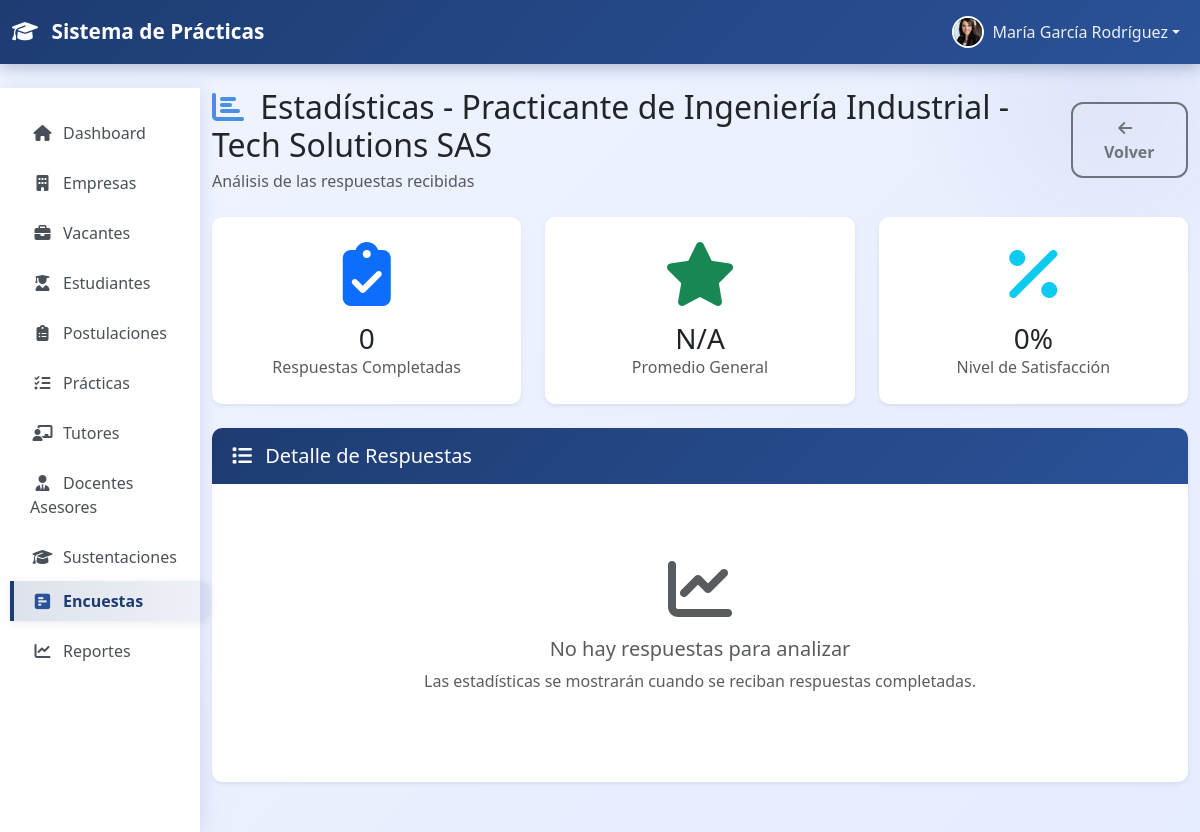
Page /coordinacion/encuestas/2/estadisticas/ (signed in) on the committed database.
### coordinacion/models.py (models this page shows, shortened)
class Coordinador(models.Model):
    user = models.OneToOneField(User, on_delete=models.CASCADE, related_name='coordinador')
    nombre_completo = models.CharField(max_length=200)
    email = models.EmailField(unique=True)
    telefono = models.CharField(max_length=20, blank=True, null=True)
    foto_perfil = models.ImageField(
        upload_to='coordinadores/fotos_perfil/',
        blank=True,
        null=True,
        help_text="Foto de perfil del coordinador"
    )
    fecha_creacion = models.DateTimeField(auto_now_add=True)
    activo = models.BooleanField(default=True)
    class Meta:
        verbose_name = 'Coordinador Empresarial'
        verbose_name_plural = 'Coordinadores Empresariales'

class Encuesta(models.Model):
    ESTADO_CHOICES = [
        ('ACTIVA', 'Activa'),
        ('INACTIVA', 'Inactiva'),
        ('FINALIZADA', 'Finalizada'),
    ]
    titulo = models.CharField(max_length=300, help_text="Título de la encuesta")
    descripcion = models.TextField(help_text="Descripción y objetivo de la encuesta")
    estado = models.CharField(max_length=20, choices=ESTADO_CHOICES, default='ACTIVA')
    creada_por = models.ForeignKey(
        Coordinador,
        on_delete=models.CASCADE,
        related_name='encuestas_creadas'
    )
    fecha_creacion = models.DateTimeField(auto_now_add=True)
    fecha_inicio = models.DateField(help_text="Fecha desde la cual la encuesta está disponible")
    fecha_fin = models.DateField(help_text="Fecha hasta la cual la encuesta está disponible")
    class Meta:
        verbose_name = 'Encuesta'
        verbose_name_plural = 'Encuestas'
        ordering = ['-fecha_creacion']

### coordinacion/views.py (the view)
# urls.py: path('encuestas/<int:encuesta_id>/estadisticas/', views.encuesta_estadisticas, name='encuesta_estadisticas'),
@login_required
@coordinator_required
def encuesta_estadisticas(request, encuesta_id):
    from .models import Encuesta, RespuestaEncuesta
    from django.db.models import Avg, Count
    encuesta = get_object_or_404(Encuesta, id=encuesta_id)
    total_respuestas = encuesta.respuestas.filter(estado='COMPLETADA').count()
    promedio_general = encuesta.respuestas.filter(
        estado='COMPLETADA',
        calificacion_promedio__isnull=False
    ).aggregate(
        promedio=Avg('calificacion_promedio')
    )['promedio']
    respuestas_por_tutor = encuesta.respuestas.filter(
        estado='COMPLETADA'
    ).select_related('tutor', 'practica__estudiante').order_by('-fecha_completado')
    context = {
        'encuesta': encuesta,
        'total_respuestas': total_respuestas,
        'promedio_general': promedio_general,
        'respuestas': respuestas_por_tutor,
    }
    return render(request, 'coordinacion/encuestas/estadisticas.html', context)

### coordinacion/templates/coordinacion/encuestas/estadisticas.html (shortened to what this page needs)
{% extends 'coordinacion/base.html' %}
{% load static %}
{% block content %}
<nav class="navbar navbar-expand-lg navbar-dark bg-primary">
    <div class="container-fluid">
        <a class="navbar-brand" href="{% url 'coordinacion:dashboard' %}">
            <i class="fas fa-graduation-cap me-2"></i>
            Sistema de Prácticas
        </a>
        <div class="collapse navbar-collapse" id="navbarNav">
            <ul class="navbar-nav ms-auto">
                {% include 'coordinacion/_navbar_user_dropdown.html' %}
            </ul>
        </div>
    </div>
</nav>
<div class="container-fluid mt-4">
    <div class="row">
        <div class="col-md-3 col-lg-2 sidebar">
            <div class="list-group">
                <a href="{% url 'coordinacion:dashboard' %}" class="list-group-item list-group-item-action">
                    <i class="fas fa-home me-2"></i>Dashboard
                </a>
                <a href="{% url 'coordinacion:empresas_lista' %}" class="list-group-item list-group-item-action">
                    <i class="fas fa-building me-2"></i>Empresas
                </a>
                <a href="{% url 'coordinacion:vacantes_lista' %}" class="list-group-item list-group-item-action">
                    <i class="fas fa-briefcase me-2"></i>Vacantes
                </a>
                <a href="{% url 'coordinacion:estudiantes_lista' %}" class="list-group-item list-group-item-action">
                    <i class="fas fa-user-graduate me-2"></i>Estudiantes
                </a>
                <a href="{% url 'coordinacion:postulaciones_lista' %}" class="list-group-item list-group-item-action">
                    <i class="fas fa-clipboard-list me-2"></i>Postulaciones
                </a>
                <a href="{% url 'coordinacion:practicas_lista' %}" class="list-group-item list-group-item-action">
                    <i class="fas fa-tasks me-2"></i>Prácticas
                </a>
                <a href="{% url 'coordinacion:tutores_lista' %}" class="list-group-item list-group-item-action">
                    <i class="fas fa-chalkboard-teacher me-2"></i>Tutores
                </a>
                <a href="{% url 'coordinacion:docentes_asesores_lista' %}" class="list-group-item list-group-item-action">
                    <i class="fas fa-user-tie me-2"></i>Docentes Asesores
                </a>
                <a href="{% url 'coordinacion:sustentaciones_lista' %}" class="list-group-item list-group-item-action">
                    <i class="fas fa-graduation-cap me-2"></i>Sustentaciones
                </a>
                <a href="{% url 'coordinacion:encuestas_lista' %}" class="list-group-item list-group-item-action active">
                    <i class="fas fa-poll-h me-2"></i>Encuestas
                </a>
                <a href="{% url 'coordinacion:reportes_dashboard' %}" class="list-group-item list-group-item-action">
                    <i class="fas fa-chart-line me-2"></i>Reportes
                </a>
            </div>
        </div>
        <div class="col-md-9 col-lg-10">
            <div class="d-flex justify-content-between align-items-center mb-4">
        <div>
            <h2 class="mb-1">
                <i class="fas fa-chart-bar me-2" style="color: #4a90e2;"></i>
                Estadísticas - {{ encuesta.titulo }}
            </h2>
            <p class="text-muted mb-0">Análisis de las respuestas recibidas</p>
        </div>
        <a href="{% url 'coordinacion:encuesta_detalle' encuesta.id %}" class="btn btn-outline-secondary">
            <i class="fas fa-arrow-left me-2"></i>Volver
        </a>
    </div>
    <div class="row mb-4">
        <div class="col-md-4">
            <div class="card shadow-sm border-primary">
                <div class="card-body text-center">
                    <i class="fas fa-clipboard-check fa-4x text-primary mb-3"></i>
                    <h3 class="mb-0">{{ total_respuestas }}</h3>
                    <p class="text-muted mb-0">Respuestas Completadas</p>
                </div>
            </div>
        </div>
        <div class="col-md-4">
            <div class="card shadow-sm border-success">
                <div class="card-body text-center">
                    <i class="fas fa-star fa-4x text-success mb-3"></i>
                    <h3 class="mb-0">
                        {% if promedio_general %}
                            {{ promedio_general|floatformat:1 }}/5.0
                        {% else %}
                            N/A
                        {% endif %}
                    </h3>
                    <p class="text-muted mb-0">Promedio General</p>
                </div>
            </div>
        </div>
        <div class="col-md-4">
            <div class="card shadow-sm border-info">
                <div class="card-body text-center">
                    <i class="fas fa-percent fa-4x text-info mb-3"></i>
                    <h3 class="mb-0">
                        {% if promedio_general %}
                            {% widthratio promedio_general 5 100 %}%
                        {% else %}
                            0%
                        {% endif %}
                    </h3>
                    <p class="text-muted mb-0">Nivel de Satisfacción</p>
                </div>
            </div>
        </div>
    </div>
    <div class="card shadow-sm">
        <div class="card-header bg-white py-3">
            <h5 class="mb-0">
                <i class="fas fa-list me-2"></i>
                Detalle de Respuestas
            </h5>
        </div>
        <div class="card-body">
            {% if respuestas %}
                <div class="table-responsive">
                    <table class="table table-hover align-middle">
                        <thead class="table-light">
                            <tr>
                                <th>Tutor Empresarial</th>
                                <th>Empresa</th>
                                <th>Estudiante Evaluado</th>
                                <th class="text-center">Calificación</th>
                                <th class="text-center">Nivel</th>
                                <th>Fecha Completado</th>
                            </tr>
                        </thead>
                        <tbody>
                            {% for respuesta in respuestas %}
                                <tr>
                                    <td>
                                        <i class="fas fa-user-tie me-2 text-muted"></i>
                                        {{ respuesta.tutor.nombre_completo }}
                                    </td>
                                    <td>
                                        <i class="fas fa-building me-2 text-muted"></i>
                                        {{ respuesta.tutor.empresa.razon_social }}
                                    </td>
                                    <td>
                                        <i class="fas fa-user-graduate me-2 text-muted"></i>
                                        {{ respuesta.practica.estudiante.nombre_completo }}
                                    </td>
                                    <td class="text-center">
                                        {% if respuesta.calificacion_promedio %}
                                            <strong class="text-primary">
                                                {{ respuesta.calificacion_promedio|floatformat:1 }}/5.0
                                            </strong>
                                        {% else %}
                                            <span class="text-muted">N/A</span>
                                        {% endif %}
                                    </td>
                                    <td class="text-center">
                                        {% if respuesta.calificacion_promedio %}
                                            {% if respuesta.calificacion_promedio >= 4.5 %}
                                                <span class="badge bg-success">Excelente</span>
                                            {% elif respuesta.calificacion_promedio >= 3.5 %}
                                                <span class="badge bg-info">Bueno</span>
                                            {% elif respuesta.calificacion_promedio >= 2.5 %}
                                                <span class="badge bg-warning text-dark">Regular</span>
                                            {% else %}
                                                <span class="badge bg-danger">Deficiente</span>
                                            {% endif %}
                                        {% else %}
                                            <span class="badge bg-secondary">N/A</span>
                                        {% endif %}
                                    </td>
                                    <td>
                                        <small class="text-muted">
                                            <i class="far fa-calendar-alt me-1"></i>
                                            {{ respuesta.fecha_completado|date:"d/m/Y H:i" }}
                                        </small>
                                    </td>
                                </tr>
                            {% endfor %}
                        </tbody>
                    </table>
                </div>
                <div class="mt-4">
                    <h6 class="mb-3">
                        <i class="fas fa-chart-pie me-2"></i>
                        Distribución de Calificaciones
                    </h6>
                    <div class="row">
                        {% with excelente=0 bueno=0 regular=0 deficiente=0 %}
                            {% for resp in respuestas %}
                                {% if resp.calificacion_promedio >= 4.5 %}
                                {% elif resp.calificacion_promedio >= 3.5 %}
                                {% elif resp.calificacion_promedio >= 2.5 %}
                                {% else %}
                                {% endif %}
                            {% endfor %}
                            <div class="col-md-3">
                                <div class="text-center p-3 bg-success bg-opacity-10 rounded">
                                    <h4 class="text-success mb-0">{{ excelente }}</h4>
                                    <small>Excelente (≥4.5)</small>
                                </div>
                            </div>
                            <div class="col-md-3">
                                <div class="text-center p-3 bg-info bg-opacity-10 rounded">
                                    <h4 class="text-info mb-0">{{ bueno }}</h4>
                                    <small>Bueno (3.5-4.4)</small>
                                </div>
                            </div>
                            <div class="col-md-3">
                                <div class="text-center p-3 bg-warning bg-opacity-10 rounded">
                                    <h4 class="text-warning mb-0">{{ regular }}</h4>
                                    <small>Regular (2.5-3.4)</small>
                                </div>
                            </div>
                            <div class="col-md-3">
                                <div class="text-center p-3 bg-danger bg-opacity-10 rounded">
                                    <h4 class="text-danger mb-0">{{ deficiente }}</h4>
                                    <small>Deficiente (<2.5)</small>
                                </div>
                            </div>
                        {% endwith %}
                    </div>
                </div>
            {% else %}
                <div class="text-center py-5">
                    <i class="fas fa-chart-line fa-4x text-muted mb-3"></i>
                    <h5 class="text-muted">No hay respuestas para analizar</h5>
                    <p class="text-muted">Las estadísticas se mostrarán cuando se reciban respuestas completadas.</p>
                </div>
            {% endif %}
        </div>
    </div>
</div>
        </div>
    </div>
{% endblock %}

### coordinacion/templates/coordinacion/_navbar_user_dropdown.html (shortened to what this page needs)
<li class="nav-item dropdown">
    <a class="nav-link dropdown-toggle d-flex align-items-center" href="#" role="button" data-bs-toggle="dropdown" aria-expanded="false">
        {% if coordinador.foto_perfil %}
            <img src="{{ coordinador.foto_perfil.url }}"
                 alt="{{ coordinador.nombre_completo }}"
                 class="rounded-circle me-2"
                 style="width: 32px; height: 32px; object-fit: cover; border: 2px solid white;">
        {% else %}
            <i class="fas fa-user-circle me-2" style="font-size: 1.5rem;"></i>
        {% endif %}
        {{ coordinador.nombre_completo|default:user.username }}
    </a>
</li>

### rows in the picture
Coordinador: foto_perfil (picture), nombre_completo "María García Rodríguez"
Encuesta: titulo "Practicante de Ingeniería Industrial - Tech Solutions SAS"

### other values in the picture
{{ total_respuestas }} "0"
